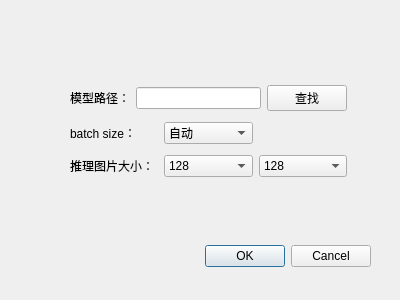
<?xml version="1.0" encoding="UTF-8"?>
<ui version="4.0">
 <class>Dialog</class>
 <widget class="QDialog" name="Dialog">
  <property name="geometry">
   <rect>
    <x>0</x>
    <y>0</y>
    <width>400</width>
    <height>300</height>
   </rect>
  </property>
  <property name="windowTitle">
   <string>Dialog</string>
  </property>
  <widget class="QDialogButtonBox" name="buttonBox">
   <property name="geometry">
    <rect>
     <x>30</x>
     <y>240</y>
     <width>341</width>
     <height>32</height>
    </rect>
   </property>
   <property name="orientation">
    <enum>Qt::Orientation::Horizontal</enum>
   </property>
   <property name="standardButtons">
    <set>QDialogButtonBox::StandardButton::Cancel|QDialogButtonBox::StandardButton::Ok</set>
   </property>
  </widget>
  <widget class="QWidget" name="widget" native="true">
   <property name="geometry">
    <rect>
     <x>70</x>
     <y>80</y>
     <width>277</width>
     <height>104</height>
    </rect>
   </property>
   <layout class="QGridLayout" name="gridLayout">
    <item row="0" column="0" colspan="3">
     <layout class="QHBoxLayout" name="horizontalLayout">
      <item>
       <widget class="QLabel" name="model_path">
        <property name="text">
         <string>模型路径：</string>
        </property>
       </widget>
      </item>
      <item>
       <widget class="QLineEdit" name="lineEdit"/>
      </item>
      <item>
       <widget class="QPushButton" name="pushButton">
        <property name="text">
         <string>查找</string>
        </property>
       </widget>
      </item>
     </layout>
    </item>
    <item row="1" column="0">
     <widget class="QLabel" name="label">
      <property name="text">
       <string>batch size：</string>
      </property>
     </widget>
    </item>
    <item row="1" column="1">
     <widget class="QComboBox" name="batchsize_cbBox">
      <item>
       <property name="text">
        <string>自动</string>
       </property>
      </item>
      <item>
       <property name="text">
        <string>2</string>
       </property>
      </item>
      <item>
       <property name="text">
        <string>4</string>
       </property>
      </item>
      <item>
       <property name="text">
        <string>8</string>
       </property>
      </item>
      <item>
       <property name="text">
        <string>16</string>
       </property>
      </item>
     </widget>
    </item>
    <item row="2" column="1">
     <widget class="QComboBox" name="inferHeight_cbBox">
      <item>
       <property name="text">
        <string>128</string>
       </property>
      </item>
      <item>
       <property name="text">
        <string>256</string>
       </property>
      </item>
      <item>
       <property name="text">
        <string>512</string>
       </property>
      </item>
      <item>
       <property name="text">
        <string>1024</string>
       </property>
      </item>
     </widget>
    </item>
    <item row="2" column="2">
     <widget class="QComboBox" name="inferWidth_cbBox">
      <item>
       <property name="text">
        <string>128</string>
       </property>
      </item>
      <item>
       <property name="text">
        <string>256</string>
       </property>
      </item>
      <item>
       <property name="text">
        <string>512</string>
       </property>
      </item>
      <item>
       <property name="text">
        <string>1024</string>
       </property>
      </item>
     </widget>
    </item>
    <item row="2" column="0">
     <widget class="QLabel" name="label_2">
      <property name="text">
       <string>推理图片大小：</string>
      </property>
     </widget>
    </item>
   </layout>
  </widget>
 </widget>
 <resources/>
 <connections>
  <connection>
   <sender>buttonBox</sender>
   <signal>accepted()</signal>
   <receiver>Dialog</receiver>
   <slot>accept()</slot>
   <hints>
    <hint type="sourcelabel">
     <x>248</x>
     <y>254</y>
    </hint>
    <hint type="destinationlabel">
     <x>157</x>
     <y>274</y>
    </hint>
   </hints>
  </connection>
  <connection>
   <sender>buttonBox</sender>
   <signal>rejected()</signal>
   <receiver>Dialog</receiver>
   <slot>reject()</slot>
   <hints>
    <hint type="sourcelabel">
     <x>316</x>
     <y>260</y>
    </hint>
    <hint type="destinationlabel">
     <x>286</x>
     <y>274</y>
    </hint>
   </hints>
  </connection>
 </connections>
</ui>
